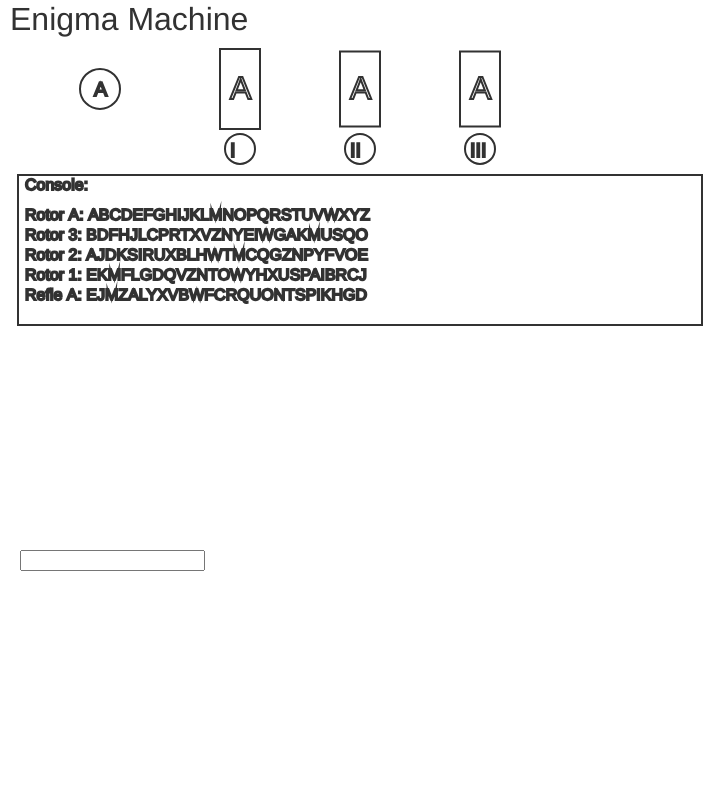
Frame 1 (no input)
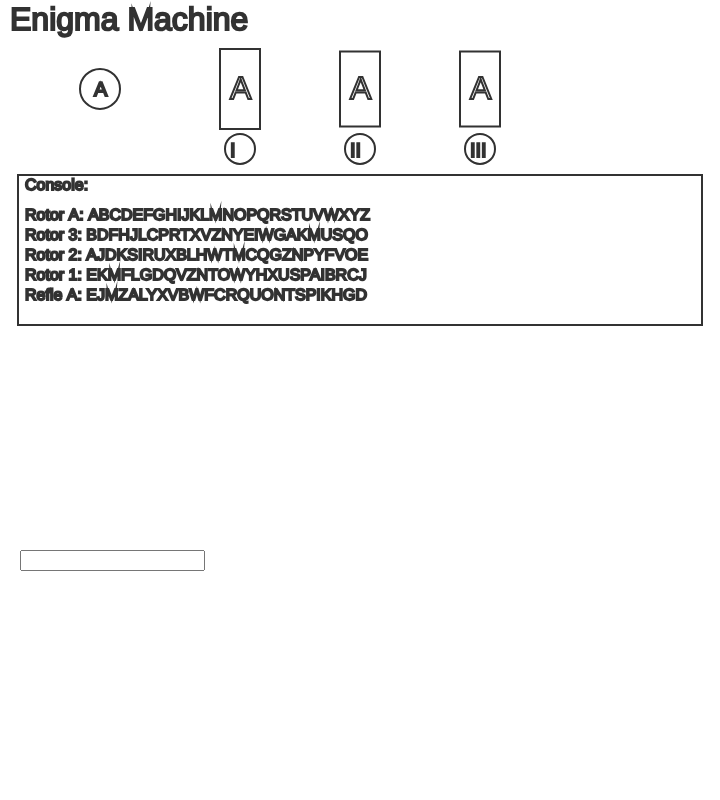
Frame 60 (no input)
Frame 120 (the mouse pressed at the canvas centre since frame 60): identical to frame 60, image omitted

The p5.js sketch that drew these frames (run headless with seeded random() and noise() and a simulated clock; from frame 60 on, the mouse is pressed at the canvas centre):

// p5.js sketch
// ── sketch.js
// Code Simulating The Enigma Machine


function setup() {
    // Sets the screen to be 720 pixels wide and 400 pixels high
    createCanvas(720, 800);
    background(255);
    user_input(); // creates box to type, string = input.value();
    ring_pos(0,0,0);
}

function draw() {
    background(255);
    render(); // initiates rendering functions
}

// ── crypto.js
var alph = "ABCDEFGHIJKLMNOPQRSTUVWXYZ"; // Alphabet for initial encryption reference
var prev_len = 0;
// Plugboard Dictionary:
plugboard = {
    "A": 'M',
    "F": 'I',
    "N": 'V',
    "P": 'S',
    "T": 'U',
    "W": 'Z',
    // "G": 'V',
    // "H": 'Y',
    // "I": 'X',
    // "J": 'Y',
    // "K": 'Z',
}
// Reflector dictionary
reflectors = {
    "A": "EJMZALYXVBWFCRQUONTSPIKHGD",
    "B": "YRUHQSLDPXNGOKMIEBFZCWVJAT",
    "C": "FVPJIAOYEDRZXWGCTKUQSBNMHL",
    "B*": "ENKQAUYWJICOPBLMDXZVFTHRGS",
    "C*": "RDOBJNTKVEHMLFCWZAXGYIPSUQ"
}
refl_n = 0;
// rotor dictionary contains three rotors:
rotors = { //[scramble, rotation index, turnover start, end, notched?]
    "0": ["EKMFLGDQVZNTOWYHXUSPAIBRCJ", 0, 'Y', 'Q', false, 'I'],
    "1": ["AJDKSIRUXBLHWTMCQGZNPYFVOE", 0, 'M', 'E', false, 'II'],
    "2": ["BDFHJLCPRTXVZNYEIWGAKMUSQO", 0, 'D', 'V', false, 'III'],
    "3": ["ESOVPZJAYQUIRHXLNFTGKDCMWB", 0, 'R', 'J', false, 'IV'],
    "4": ["VZBRGITYUPSDNHLXAWMJQOFECK", 0, 'H', 'Z', false, 'V'],
    "5": ["JPGVOUMFYQBENHZRDKASXLICTW", 0, 'HU', 'ZM', false, 'VI'],
    "6": ["NZJHGRCXMYSWBOUFAIVLPEKQDT", 0, 'HU', 'ZM', false, 'VII'],
    "7": ["FKQHTLXOCBJSPDZRAMEWNIUYGV", 0, 'HU', 'ZM', false, 'VIII'],
    "8": ["LEYJVCNIXWPBQMDRTAKZGFUHOS", 0, '', '', false, 'Beta'],
    "9": ["FSOKANUERHMBTIYCWLQPZXVGJD", 0, '', '', false, 'Gamma']
}
//       L,     M,    R
order = [0, 1, 2]; // Chosen Rotors and order in machine, left to right
// Encryption function
function rotor_encryptor(c_in, permutation) {
    print(permutation);
    let c_out;
    if (c_in == ' ') { // do not encrypt spaces leave them as is
        return c_in;
    } else {
        for (var k = 0; k < alph.length; k++) { // cycle through the reference array either alph or the previous rotor's scramble
            if (c_in.toUpperCase() == alph.charAt(k)) {
                // if input character == to letter in the array take the index number in that array and find its associate character from the current dials scramble and add to console.
                return permutation.charAt(k);
            }
        }
    }
}
// This function performs the encryption for all dials sequentially
function encrypt() {
    let c_in = input.value().charAt(input.value().length - 1); // input new character
    c_in = plug_switch(c_in);
    print(c_in);
    // pass through the right hand rotor
    let x = rotor_encryptor(c_in, rotors[order[2]][0]);
    print(x);
    // pass middle rotor
    let y = rotor_encryptor(x, rotors[order[1]][0]);
    print(y);
    // passes left rotor
    x = rotor_encryptor(y, rotors[order[0]][0]);
    print(x);
    // passes through reflector and is sent back
    y = rotor_encryptor(x, reflectors[Object.keys(reflectors)[refl_n]]);
    print(y);
    // passes back left rotor
    x = rotor_encryptor(y, rotors[order[0]][0]);
    print(x);
    // pass back through middle rotor
    y = rotor_encryptor(x, rotors[order[1]][0]);
    print(y);
    // pass back through the right hand rotor
    let c_out = rotor_encryptor(y, rotors[order[2]][0]);
    print(c_out);
    return plug_switch(c_out);
}

function rotate_dial(l) {
    // Right dial rotation (order index 2)
    rotors[order[2]][1] = scroll_compute(rotors[order[2]][1], l, 2);
    // if the notch letter is hit make notch boolean true
    if (alph[rotors[order[2]][1]] == rotors[order[2]][2]) {
        rotors[order[2]][4] = true;
        // if notched true && dial has reached turnover end point then turn the next dial
    } else if ((alph[rotors[order[2]][1]] == rotors[order[2]][3]) && (rotors[order[2]][4])) {
        rotors[order[1]][1] = scroll_compute(rotors[order[1]][1], l, 1); // spins 2nd dial
        if (alph[rotors[order[1]][1]] == rotors[order[1]][2]) {
            rotors[order[1]][4] = true;
        } else if ((alph[rotors[order[1]][1]] == rotors[order[1]][3]) && (rotors[order[1]][4])) {
            rotors[order[0]][1] = scroll_compute(rotors[order[0]][1], l, 1); // spins third dial
        }
    }
}

function plug_switch(char_in) {
    let char_out = char_in;
    for (let [key, value] of Object.entries(plugboard)) {
        if (char_in.toUpperCase() == key) {
            char_out = value;
        } else if (char_in.toUpperCase() == value) {
            char_out = key;
        }
    }
    return char_out;
}

function ring_pos(x, y, z) {
    scroll_compute(rotors[order[0]][1], x, 0);
    scroll_compute(rotors[order[1]][1], y, 1);
    scroll_compute(rotors[order[2]][1], z, 2);
}

// ── render.js
// Dial box dimensions and positions
var dial1_x;
var dial2_x;
var dial3_x;
var output = "";

function render() {
    render_dials();
    render_console();
}

// Function calls the encryption functiona nd prints results
function render_console() {
    textSize(16);
    textStyle(NORMAL);
    let l = input.value().length - prev_len;
    if (l > 0) {
        rotate_dial(l)
        output = concat(output, encrypt());
    } else if (l < 0) {
        rotate_dial(l)
        output = output.slice(0, -1);
    }
    prev_len = input.value().length;

    text("Console: " + output, 25, 190); // type out encryption into Console:
    text("Rotor A: " + alph, 25, 220);
    text("Rotor 3: " + rotors[order[2]][0], 25, 240);
    text("Rotor 2: " + rotors[order[1]][0], 25, 260); // type out encryption into Console:
    text("Rotor 1: " + rotors[order[0]][0], 25, 280); // type out encryption into Console:
    text("Refle A: " + reflectors[Object.keys(reflectors)[refl_n]], 25, 300); // type out encryption into Console:
    noFill();
    stroke(50);
    rect(width / 2, 250, width * 0.95, 150);
}

// Function to create user input text box
function user_input() {
    input = createInput();
    input.position(20, 550);
}

// Function to interact with dial indexing
function mouseWheel(event) {
    if ((mouseX > dial1_x - 20) && (mouseX < dial1_x + 20) && (mouseY > dial_y - 40) && (mouseY < dial_y + 40)) {
        rotors[order[0]][1] = scroll_compute(rotors[order[0]][1], event.delta, 0);
    } else if ((mouseX > dial2_x - 20) && (mouseX < dial2_x + 20) && (mouseY > dial_y - 40) && (mouseY < dial_y + 40)) {
        rotors[order[1]][1] = scroll_compute(rotors[order[1]][1], event.delta, 1);
    } else if ((mouseX > dial3_x - 20) && (mouseX < dial3_x + 20) && (mouseY > dial_y - 40) && (mouseY < dial_y + 40)) {
        rotors[order[2]][1] = scroll_compute(rotors[order[2]][1], event.delta, 2);
        // Reflector Type
    } else if ((mouseX > 100 - 20) && (mouseX < 100 + 20) && (mouseY > dial_y - 20) && (mouseY < dial_y + 20)) {
        print('yey');
        refl_n += event.delta / 100;
        if (refl_n > 4) {
            refl_n = 0;
        } else if (refl_n < 0) {
            refl_n = 4;
        }
        // Left Rotor Type
    } else if ((mouseX > dial1_x - 15) && (mouseX < dial1_x + 15) && (mouseY > dial_y + 45) && (mouseY < dial_y + 75)) {
        order[0] += event.delta / 100;
        if (order[0] > 9) {
            order[0] = 0;
        } else if (order[0] < 0) {
            order[0] = 9;
        } // Middle Rotor
    } else if ((mouseX > dial2_x - 15) && (mouseX < dial2_x + 15) && (mouseY > dial_y + 45) && (mouseY < dial_y + 75)) {
        order[1] += event.delta / 100;
        if (order[1] > 9) {
            order[1] = 0;
        } else if (order[1] < 0) {
            order[1] = 9;
        } // Right Rotor Type
    } else if ((mouseX > dial3_x - 15) && (mouseX < dial3_x + 15) && (mouseY > dial_y + 45) && (mouseY < dial_y + 75)) {
        order[2] += event.delta / 100;
        if (order[2] > 9) {
            order[2] = 0;
        } else if (order[2] < 0) {
            order[2] = 9;
        }
    }

}

function scroll_compute(index, increment, r_n) {
    //move the square according to the vertical scroll amount
    if (abs(increment) == 100) {
        increment = increment / 100;
    }
    index += increment;
    if (increment > 0) {
        rotors[order[r_n]][0] = rotors[order[r_n]][0].charAt(25) + rotors[order[r_n]][0];
        rotors[order[r_n]][0] = rotors[order[r_n]][0].slice(0, -1);
    } else if (increment < 0) {
        rotors[order[r_n]][0] = rotors[order[r_n]][0] + rotors[order[r_n]][0].charAt(0);
        rotors[order[r_n]][0] = rotors[order[r_n]][0].slice(1);
    }
    // increments can be large due to length of input, how to convert them into the 0-25 rotation index.
    if (index > 25) {
        index = 0;
    }
    if (index < 0) {
        index = 25;
    }
    return index;
}

// Render Dias and print rotor rotation index number and position in bold below
function render_dials() {
    dial1_x = width / 3;
    dial2_x = width / 2;
    dial3_x = (2 * width / 3);
    dial_y = height / 9;
    textSize(32);
    fill(50);
    text('Enigma Machine', 10, 30);
    //Rotor Index Dials
    stroke(50);
    strokeWeight(2);
    noFill();
    rectMode(CENTER)
    rect(dial1_x, dial_y, 40, 80);
    text(alph[rotors[order[0]][1]], dial1_x - 10, dial_y + 10);
    rect(dial2_x, dial_y, 40, 75);
    text(alph[rotors[order[1]][1]], dial2_x - 10, dial_y + 10);
    rect(dial3_x, dial_y, 40, 75);
    text(alph[rotors[order[2]][1]], dial3_x - 10, dial_y + 10);
    //Rotor Order
    textSize(20);
    ellipseMode(CENTER)
    ellipse(dial1_x, dial_y + 60, 30, 30);
    text(rotors[order[0]][5], dial1_x - 10, dial_y + 68);
    ellipse(dial2_x, dial_y + 60, 30, 30);
    text(rotors[order[1]][5], dial2_x - 10, dial_y + 68);
    ellipse(dial3_x, dial_y + 60, 30, 30);
    text(rotors[order[2]][5], dial3_x - 10, dial_y + 68);
    //Reflector Type Dial
    stroke(50);
    strokeWeight(2);
    noFill();
    ellipseMode(CENTER)
    ellipse(100, dial_y, 40, 40);
    text(Object.keys(reflectors)[refl_n], 100 - 6, dial_y + 7);

}
